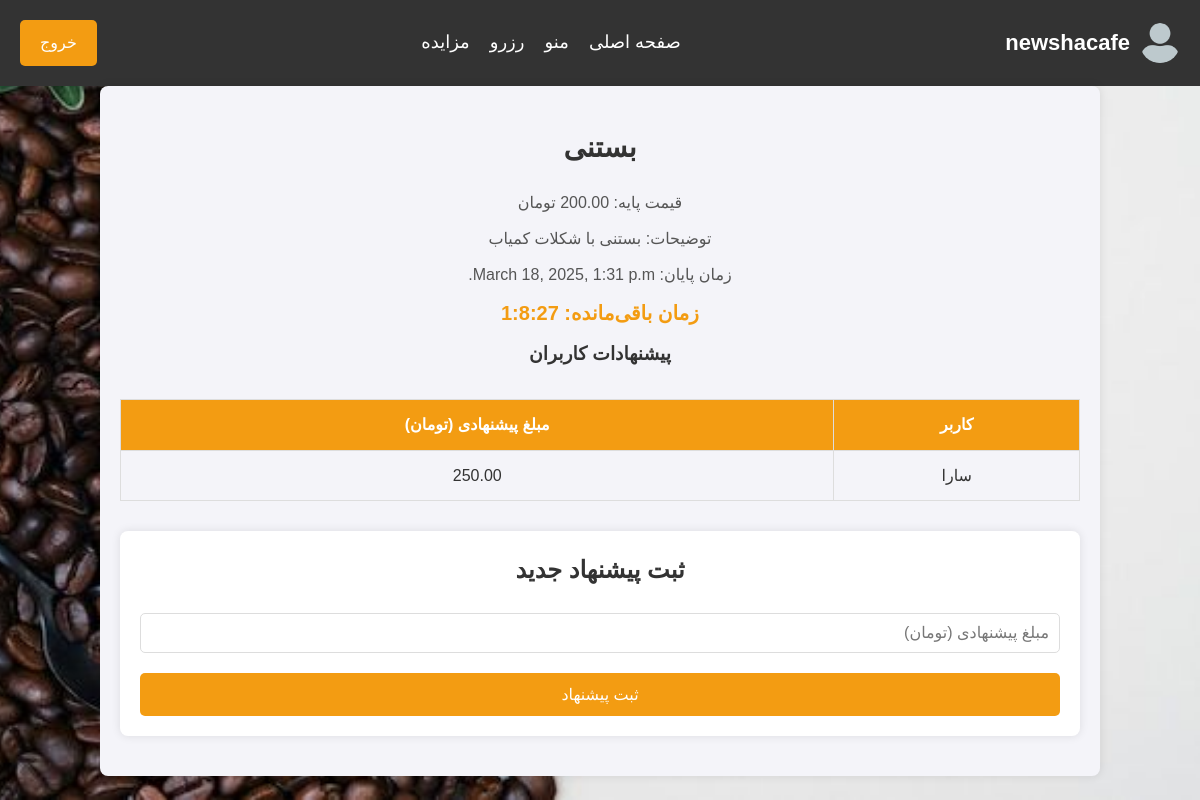
/auction/3/ (signed in), run on the app's committed database.
### auction/models.py (models this page shows, shortened)
class Auction(models.Model):
    name = models.CharField(max_length=255)
    starting_price = models.DecimalField(max_digits=10, decimal_places=2)
    description = models.TextField()
    start_date = models.DateTimeField(default=now)
    end_date = models.DateTimeField(default=get_auction_end_time)
    creator = models.ForeignKey(User, on_delete=models.CASCADE, null=False, blank=False)

class Bid(models.Model):
    auction = models.ForeignKey(Auction, on_delete=models.CASCADE, related_name='bids')
    user = models.ForeignKey(User, on_delete=models.CASCADE)
    amount = models.DecimalField(max_digits=10, decimal_places=2)
    timestamp = models.DateTimeField(auto_now_add=True)
    class Meta:
        ordering = ['-amount']  # مرتب‌سازی پیشنهادها از بیشترین به کمترین مقدار

### auction/views.py (the view, shortened to what this page needs)
# urls.py: path('<int:auction_id>/', views.auction_detail, name='auction_detail'),
def auction_detail(request, auction_id):
    auction = get_object_or_404(Auction, id=auction_id)
    bids = auction.bids.all().order_by("-amount")  # مرتب‌سازی پیشنهادها از بیشترین به کمترین
    current_time = timezone.localtime(timezone.now())
    time_remaining = auction.end_date - current_time
    total_seconds = int(time_remaining.total_seconds())
    auction_ended = total_seconds <= 0
    winner = None
    if auction_ended and bids.exists():
        winner = bids.first().user  # بالاترین پیشنهاددهنده برنده است
    hours, remainder = divmod(max(total_seconds, 0), 3600)
    minutes, seconds = divmod(remainder, 60)
    return render(request, "auction_detail.html", {
        "auction": auction,
        "bids": bids,
        "hours": hours,
        "minutes": minutes,
        "seconds": seconds,
        "auction_ended": auction_ended,
        "winner": winner
    })

### templates/auction_detail.html (shortened to what this page needs)
{% extends 'base.html' %}
{% load static %}
{% block extra_css %}
    <link rel="stylesheet" href="{% static 'style/auction.css' %}">
{% endblock %}
{% block content %}
<div class="auction-detail" style="direction: rtl;">
    <h1>{{ auction.name }}</h1>
    <p>قیمت پایه: {{ auction.starting_price }} تومان</p>
    <p>توضیحات: {{ auction.description }}</p>
    <p>زمان پایان: {{ auction.end_date }}</p>
    {% if auction_ended %}
        <p style="color: red;">مزایده به پایان رسیده است.</p>
        {% if winner %}
            <p>🎉 برنده مزایده: <strong>{{ winner.username }}</strong></p>
        {% else %}
            <p>هیچ پیشنهاد دهنده‌ای وجود نداشت.</p>
        {% endif %}
    {% else %}
        <p class="countdown">زمان باقی‌مانده: <span id="timer"></span></p>
    {% endif %}
    <h3>پیشنهادات کاربران</h3>
    <table>
        <thead>
            <tr>
                <th>کاربر</th>
                <th>مبلغ پیشنهادی (تومان)</th>
            </tr>
        </thead>
        <tbody>
            {% for bid in bids %}
                <tr>
                    <td>{{ bid.user.username }}</td>
                    <td>{{ bid.amount }}</td>
                </tr>
            {% empty %}
                <tr>
                    <td colspan="2">هنوز پیشنهادی ثبت نشده است.</td>
                </tr>
            {% endfor %}
        </tbody>
    </table>
    {% if not auction_ended %}
        {% if user.is_authenticated %}
        <div class="bid-form">
            <h3>ثبت پیشنهاد جدید</h3>
            <form method="POST">
                <input type="number" name="bid_amount" placeholder="مبلغ پیشنهادی (تومان)" required>
                <button type="submit">ثبت پیشنهاد</button>
            </form>
        </div>
        {% else %}
            <p><a href="{% url 'login' %}">برای ثبت پیشنهاد وارد شوید.</a></p>
        {% endif %}
    {% endif %}
</div>
{% endblock %}

### templates/base.html (shortened to what this page needs)
{% load static %}
<!DOCTYPE html>
<html lang="fa">
<head>
    {% block extra_css %}{% endblock %}
    <link rel="stylesheet" href="{% static 'style/home.css' %}">
    <link rel="stylesheet" href="https://cdnjs.cloudflare.com/ajax/libs/font-awesome/6.4.2/css/all.min.css">
</head>
<body>
    <header>
        <nav>
            {% if user.is_authenticated %}
                <a href="{% url 'logout' %}" class="btn">خروج</a>
            {% else %}
                <a href="{% url 'login' %}" class="btn">ورود / ثبت‌نام</a>
            {% endif %}
            <ul class="menu" style="direction: rtl;">
                <li><a href="{% url 'home' %}">صفحه اصلی</a></li>
                <li><a href="{% url 'menu' %}">منو</a></li>
                <li><a href="{% url 'reservation' %}">رزرو</a></li>
                <li><a href="{% url 'auction_list' %}">مزایده</a></li>
            </ul>
            {% if user.is_authenticated %}
                <h2><a href="{% url 'dashboard' %}">{{ user.username }}</a><img src="{% static 'image/user.png' %}" alt="کاربر"></h2>
            {% else %}
                <h2>کافه ما</h2>
            {% endif %}
        </nav>
    </header>
    <main>
        {% block content %}{% endblock %}
    </main>
</body>
</html>

### static/style/auction.css (style rules this page uses)
body { position: relative; margin: 0; padding: 0; overflow: auto; }
body::before { content: ""; position: fixed; top: 0; left: 0; width: 100%; height: 100%; background-image: url('../image/auction.jpg'); background-size: cover; background-position: center; background-attachment: fixed; z-index: -1; }
.auction-detail { background-color: #f4f4f9; padding: 40px 20px; max-width: 1000px; margin: 0 auto; border-radius: 8px; box-shadow: 0 0 10px rgba(0, 0, 0, 0.1); text-align: center; }
.auction-detail h1 { font-size: 1.75rem; margin-bottom: 20px; color: #333; text-align: center; }
.auction-detail p { font-size: 16px; color: #555; margin-bottom: 10px; }
.auction-detail .countdown { font-size: 1.25rem; color: #f39c12; font-weight: bold; text-align: center; }
.auction-detail table { width: 100%; margin-top: 30px; border-collapse: collapse; }
.auction-detail table th, .auction-detail table td { padding: 12px; text-align: center; border: 1px solid #ddd; }
.auction-detail table th { background-color: #f39c12; color: white; }
.auction-detail .bid-form { background-color: white; padding: 20px; margin-top: 30px; border-radius: 8px; box-shadow: 0 0 10px rgba(0, 0, 0, 0.1); }
a { color: black; }
.auction-detail .bid-form h3 { font-size: 1.5rem; color: #333; margin-bottom: 15px; }
.auction-detail .bid-form input { width: 100%; padding: 10px; font-size: 16px; border: 1px solid #ddd; border-radius: 5px; margin-bottom: 20px; }
.auction-detail .bid-form button { background-color: #f39c12; color: white; padding: 12px 25px; border: none; border-radius: 5px; font-size: 16px; cursor: pointer; transition: background-color 0.3s ease; }

### static/style/home.css (style rules this page uses)
* { margin: 0; padding: 0; box-sizing: border-box; font-family: 'IranSans', sans-serif; }
body { background-color: #f4f4f9; color: #333; line-height: 1.6; font-family: 'IranSans', sans-serif; }
header { background-color: #333; color: white; padding: 20px 0; text-align: center; }
header nav { display: flex; justify-content: space-between; align-items: center; padding: 0 20px; }
header h2 { display: flex; align-items: center; font-size: 24px; font-weight: bold; gap: 10px; }
header h2 a { color: white; text-decoration: none; font-size: 22px; }
header h2 img { width: 40px; height: 40px; border-radius: 50%; }
header ul { list-style: none; display: flex; gap: 20px; }
header ul li { display: inline; }
header ul li a { color: white; text-decoration: none; font-size: 18px; transition: color 0.3s; }
header .btn { background-color: #f39c12; color: white; padding: 10px 20px; text-decoration: none; font-size: 16px; border-radius: 5px; transition: background-color 0.3s; display: inline-block; text-align: center; }
form { display: flex; flex-direction: column; }
input, textarea { width: 100%; padding: 10px; margin: 8px 0; border: 1px solid #777; border-radius: 5px; font-size: 16px; }
input::placeholder, textarea::placeholder { color: #777; }

### data on the page
Auction: name "بستنی", starting_price "200.00", description "بستنی با شکلات کمیاب", end_date "March 18, 2025, 1:31 p.m."
Bid: user.username "سارا", amount "250.00"

### other printed values
{{ user.username }} "newshacafe"
